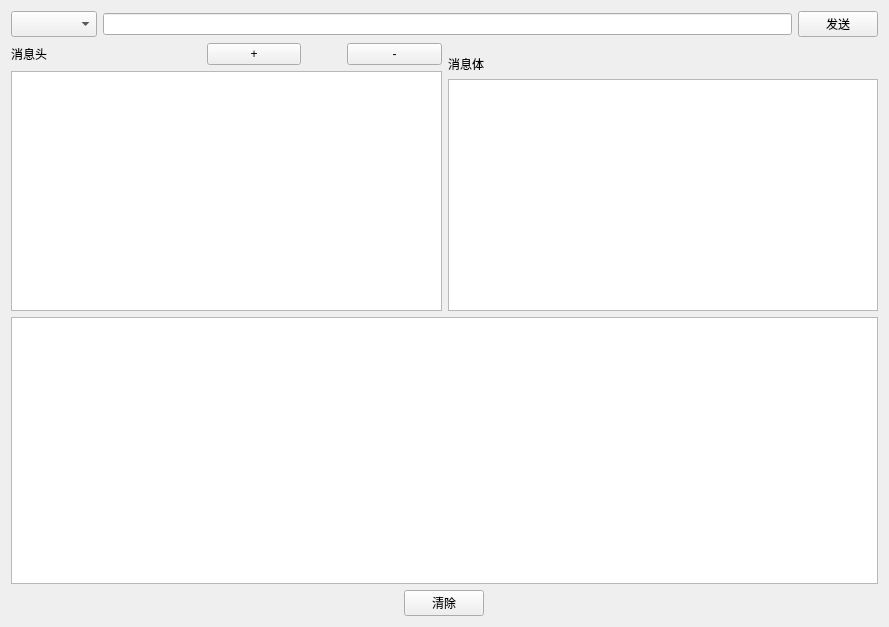
<?xml version="1.0" encoding="UTF-8"?>
<ui version="4.0">
 <class>Form</class>
 <widget class="QWidget" name="Form">
  <property name="geometry">
   <rect>
    <x>0</x>
    <y>0</y>
    <width>889</width>
    <height>627</height>
   </rect>
  </property>
  <property name="windowTitle">
   <string>Form</string>
  </property>
  <layout class="QVBoxLayout" name="verticalLayout_3">
   <item>
    <layout class="QHBoxLayout" name="horizontalLayout">
     <item>
      <widget class="QComboBox" name="boxMethod">
       <property name="font">
        <font>
         <family>Arial</family>
         <pointsize>11</pointsize>
        </font>
       </property>
       <property name="editable">
        <bool>false</bool>
       </property>
      </widget>
     </item>
     <item>
      <widget class="QLineEdit" name="lineEdit"/>
     </item>
     <item>
      <widget class="QPushButton" name="pushButton">
       <property name="text">
        <string>发送</string>
       </property>
      </widget>
     </item>
    </layout>
   </item>
   <item>
    <layout class="QHBoxLayout" name="horizontalLayout_3">
     <item>
      <layout class="QVBoxLayout" name="verticalLayout_2">
       <item>
        <layout class="QHBoxLayout" name="horizontalLayout_2">
         <item>
          <widget class="QLabel" name="label">
           <property name="sizePolicy">
            <sizepolicy hsizetype="Preferred" vsizetype="Preferred">
             <horstretch>2</horstretch>
             <verstretch>0</verstretch>
            </sizepolicy>
           </property>
           <property name="text">
            <string>消息头</string>
           </property>
          </widget>
         </item>
         <item>
          <widget class="QPushButton" name="pushButton_2">
           <property name="sizePolicy">
            <sizepolicy hsizetype="Minimum" vsizetype="Fixed">
             <horstretch>1</horstretch>
             <verstretch>0</verstretch>
            </sizepolicy>
           </property>
           <property name="text">
            <string>+</string>
           </property>
          </widget>
         </item>
         <item>
          <spacer name="horizontalSpacer">
           <property name="orientation">
            <enum>Qt::Horizontal</enum>
           </property>
           <property name="sizeHint" stdset="0">
            <size>
             <width>40</width>
             <height>20</height>
            </size>
           </property>
          </spacer>
         </item>
         <item>
          <widget class="QPushButton" name="pushButton_3">
           <property name="sizePolicy">
            <sizepolicy hsizetype="Minimum" vsizetype="Fixed">
             <horstretch>1</horstretch>
             <verstretch>0</verstretch>
            </sizepolicy>
           </property>
           <property name="text">
            <string>-</string>
           </property>
          </widget>
         </item>
        </layout>
       </item>
       <item>
        <widget class="QTableWidget" name="tableWidget"/>
       </item>
      </layout>
     </item>
     <item>
      <layout class="QVBoxLayout" name="verticalLayout">
       <item>
        <layout class="QHBoxLayout" name="horizontalLayout_5">
         <property name="topMargin">
          <number>12</number>
         </property>
         <item>
          <widget class="QLabel" name="label_2">
           <property name="lineWidth">
            <number>1</number>
           </property>
           <property name="text">
            <string>消息体</string>
           </property>
          </widget>
         </item>
        </layout>
       </item>
       <item>
        <widget class="QTextEdit" name="textEdit"/>
       </item>
      </layout>
     </item>
    </layout>
   </item>
   <item>
    <widget class="QTextEdit" name="textEdit_2"/>
   </item>
   <item>
    <layout class="QHBoxLayout" name="horizontalLayout_4">
     <item>
      <widget class="QPushButton" name="pushButton_4">
       <property name="sizePolicy">
        <sizepolicy hsizetype="Fixed" vsizetype="Fixed">
         <horstretch>0</horstretch>
         <verstretch>0</verstretch>
        </sizepolicy>
       </property>
       <property name="text">
        <string>清除</string>
       </property>
      </widget>
     </item>
    </layout>
   </item>
  </layout>
 </widget>
 <resources/>
 <connections/>
</ui>
